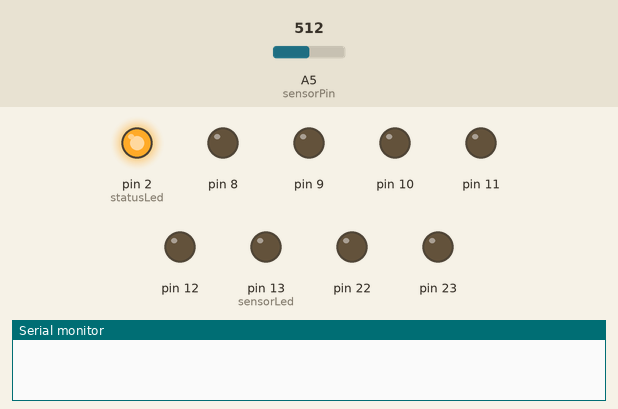
Bench run of a sketch on a simulated Arduino Uno, built with avr-gcc and run on an emulated ATmega328P. Shown: output pins drawn as LEDs (lit = HIGH), the last lines printed to the serial monitor. The inputs (shaded band) are chosen by the test bench; at power-on: A5 (sensorPin) = 512.

Above: at 1.2 s.
1.3 s: A5 (sensorPin) set to 533
3.5 s: A5 (sensorPin) set to 561
At 5.0 s:
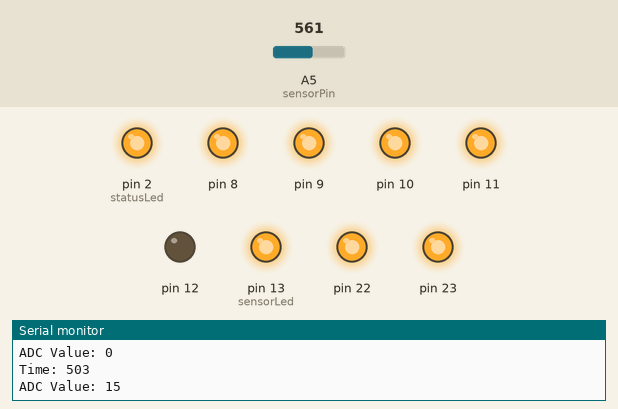
6.5 s: A5 (sensorPin) set to 540
At 6.8 s:
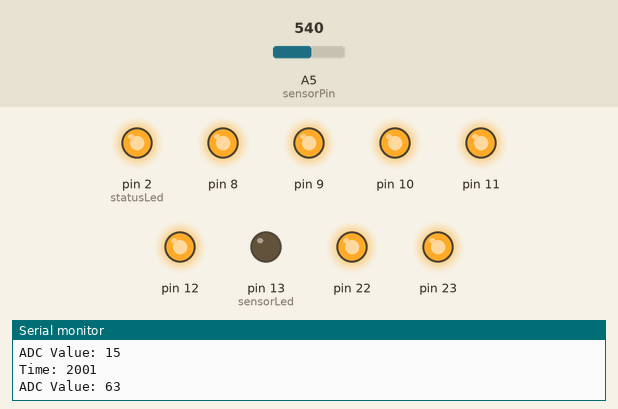
9.5 s: A5 (sensorPin) set to 560
At 12.25 s:
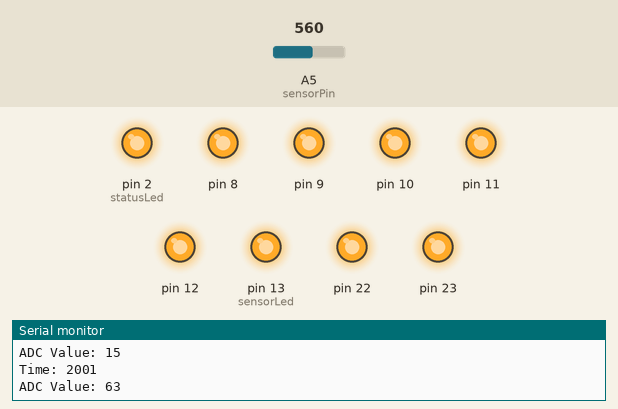
12.5 s: A5 (sensorPin) set to 511
At 15.2 s:
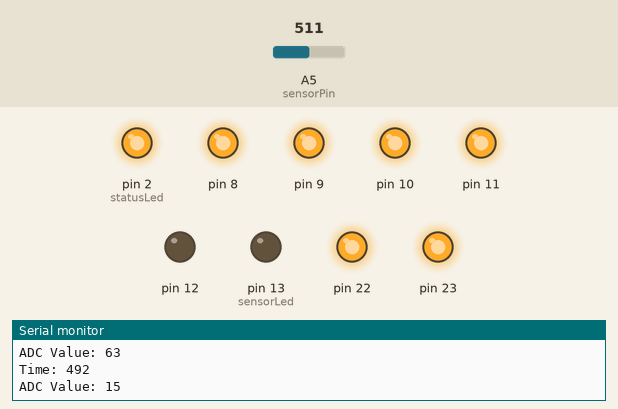
15.5 s: A5 (sensorPin) set to 716
At 16.8 s:
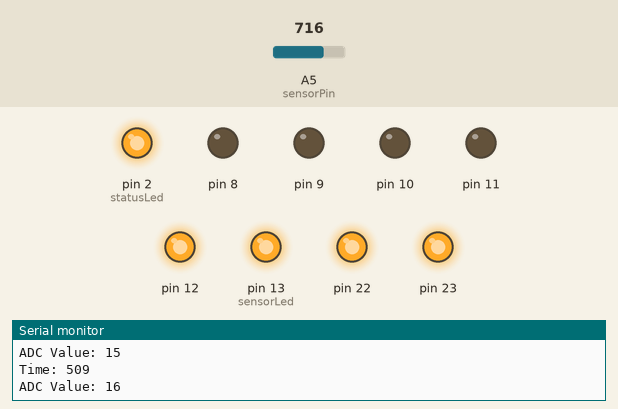
Timing chart, 0 to 19.5 s (numbered marks = the images above; inputs shaded):
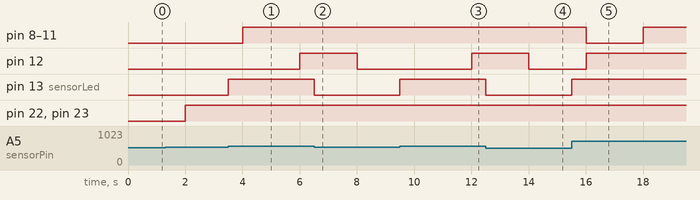

The sketch:

watersensor.ino
```cpp
// Definitions

#define statusLed 2
#define sensorLed 13
#define sensorPin A5 //Digital Pin Number 19
#define dacPin A0
#define opampPin A1

const unsigned long windowSize = 2000; //millseconds
unsigned long startTime = 0;
unsigned long currentTime = 0;
unsigned long sampleTime = 0;
unsigned long sampleLength = 0;
unsigned long sensorTime = 0;
bool sensorState = 0;
bool previousState = 0;
bool noMeasure = 1;
uint8_t adcOutput = 0;

void setup() {
  pinMode(statusLed, OUTPUT);
  pinMode(sensorLed, OUTPUT);

  digitalWrite(statusLed, HIGH);

  DDRB=0b11111111;

  Serial.begin(9600);
}

void loop() {
  // put your main code here, to run repeatedly:
  currentTime = millis();
  //sensorState = analogRead(sensorPin);
  if (analogRead(sensorPin) >= 550) {
    sensorState = 1;
  }
  else {
    sensorState = 0;
  }
  if (currentTime - startTime <= windowSize) {
    if (sensorState) {
      if (!previousState) {
        previousState = 1;
        noMeasure = 0;
        sampleTime = currentTime;
        digitalWrite(sensorLed, HIGH);
      }
    }
    else {
      if (previousState) {
        previousState = 0;
        sensorTime = sensorTime + currentTime - sampleTime;
        digitalWrite(sensorLed, LOW);
      }
    }
  }
  else {
    if (sensorState & !noMeasure) {
        sensorTime = sensorTime + currentTime - sampleTime;
    }
    adcOutput = (sensorTime * 63 / windowSize);// & 0b00111111;
    Serial.print("Time: ");
    Serial.println(sensorTime);
    Serial.print("ADC Value: ");
    Serial.println(adcOutput);
    PORTB=0b11000000 | adcOutput;
    startTime = currentTime;
    sensorTime = 0;
    previousState = 0;
    noMeasure = 1; //test this
  }
}
```

Measured:
- the behaviour switches between 549 and 550 on A5 (sensorPin) (found by bisection; images 0 and 1)
- after the input at 3.5 s, pin 8–11: LOW → HIGH after 0.50 s; pin 12: LOW → HIGH after 2.5 s; pin 13 (sensorLed): LOW → HIGH at once
- after the input at 6.5 s, pin 12: HIGH → LOW after 1.5 s; pin 13 (sensorLed): HIGH → LOW at once
- after the input at 9.5 s, pin 8–11: stays HIGH (without the input it goes to LOW after 0.51 s); pin 12: LOW → HIGH after 2.5 s; pin 13 (sensorLed): LOW → HIGH at once
- after the input at 12.5 s, pin 12: HIGH → LOW after 1.5 s; pin 13 (sensorLed): HIGH → LOW at once
- after the input at 15.5 s, pin 12: LOW → HIGH after 0.51 s; pin 13 (sensorLed): LOW → HIGH at once
